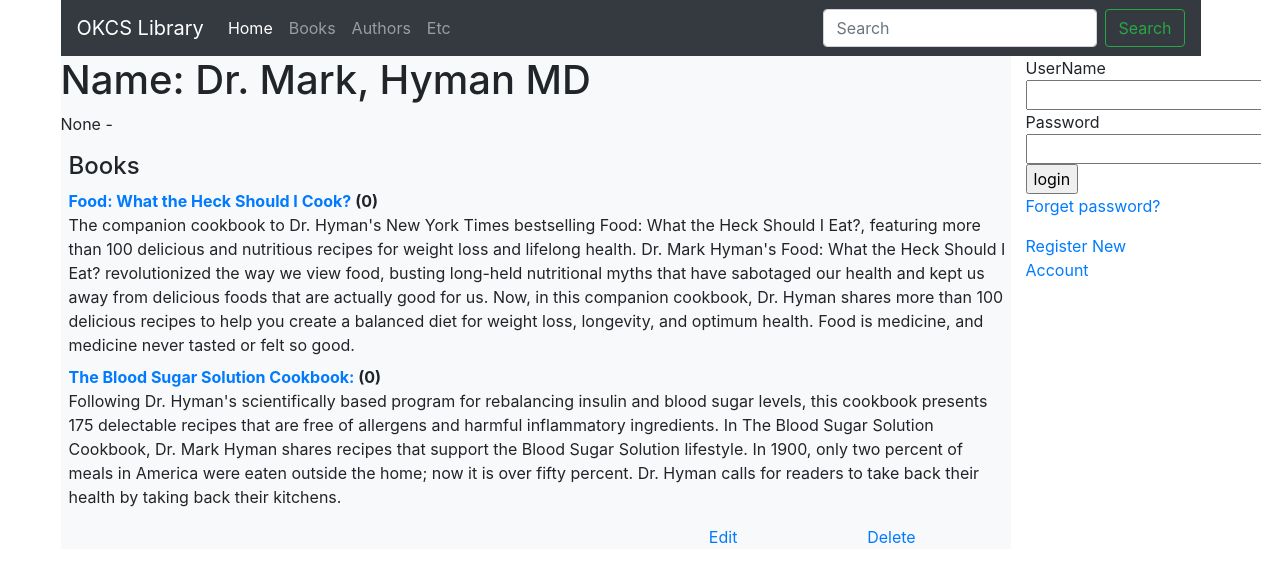
The page /catalog/author/9 on the database its author committed.
### catalog/models.py (models this page shows, shortened)
class Author(models.Model):
    first_name = models.CharField(max_length=100)
    last_name = models.CharField(max_length=100)
    date_of_birth = models.DateField(null=True, blank=True)
    date_of_death = models.DateField('Died', null=True, blank=True)
    class Meta:
        ordering = ['last_name', 'first_name']
    def __str__(self):
        return f'{self.last_name}, {self.first_name}'

class Book(models.Model):
    title = models.CharField(max_length=200)
    author = models.ForeignKey('Author', on_delete=models.SET_NULL, null=True)
    summary = models.TextField(max_length=1000, help_text='Enter a brief description of the book')
    isbn = models.CharField('ISBN', max_length=13, help_text='13 Character <a href="https://www.isbn-international.org/content/what-isbn">ISBN number</a>')
    genre = models.ManyToManyField(Genre, help_text='Select a genre for this book')
    language = models.ForeignKey('Language', on_delete=models.SET_NULL, null=True)
    def __str__(self):
        return self.title
    def display_genre(self):
        """Create a string for the Genre. This is required to display genre in Admin."""
        return ', '.join(genre.name for genre in self.genre.all()[:3])
    display_genre.short_description = 'Genre'

### catalog/views.py (the view)
# urls.py: path('author/<int:pk>', views.AuthorDetailView.as_view(), name='author-detail'),
class AuthorDetailView(generic.DetailView):
    model = Author

### catalog/templates/catalog/author_detail.html
{% extends "base_generic.html" %}
{% block content %}
  <h1>Name: {{ author }}</h1>
  <p>{{author.date_of_birth}} - {% if author.date_of_death %}{{author.date_of_death}}{% endif %}</p>
  <div class="ml-2 mt-2">
        <h4>Books</h4>
        <dl>
            {% for book in author.book_set.all %}
            <dt><a href="{% url 'book-detail' book.pk %}">{{book}}</a> ({{book.bookinstance_set.all.count}})</dt>
            <dd>{{book.summary}}</dd>
            {% endfor %}
        </dl>
    </div>
    <div class="container">
        <div class="row d-flex justify-content-end">
            <div class="col-2"> <a href="{% url 'author_update' author.id %}">Edit</a></div>
            <div class="col-2"> <a href="{% url 'author_delete' author.id %}">Delete</a></div>
        </div>
    </div>
{% endblock %}

### rows shown on the page
Author: last_name+first_name "Dr. Mark, Hyman MD", date_of_birth "None"
Book: title "Food: What the Heck Should I Cook?", bookinstance_set.all.count "0", summary "The companion cookbook to Dr. Hyman's New York Times bestselling Food: What the Heck Should I Eat?, featuring more than 100 delicious and nutritious recipes for weight loss and lifelong health. Dr. Mark Hyman's Food: What the Heck Should I Eat? revolutionized the way we view food, busting long-held nutritional myths that have sabotaged our health and kept us away from delicious foods that are actually good for us. Now, in this companion cookbook, Dr. Hyman shares more than 100 delicious recipes to help you create a balanced diet for weight loss, longevity, and optimum health. Food is medicine, and medicine never tasted or felt so good."
Book: title "The Blood Sugar Solution Cookbook:", bookinstance_set.all.count "0", summary "Following Dr. Hyman's scientifically based program for rebalancing insulin and blood sugar levels, this cookbook presents 175 delectable recipes that are free of allergens and harmful inflammatory ingredients. In The Blood Sugar Solution Cookbook, Dr. Mark Hyman shares recipes that support the Blood Sugar Solution lifestyle. In 1900, only two percent of meals in America were eaten outside the home; now it is over fifty percent. Dr. Hyman calls for readers to take back their health by taking back their kitchens."
